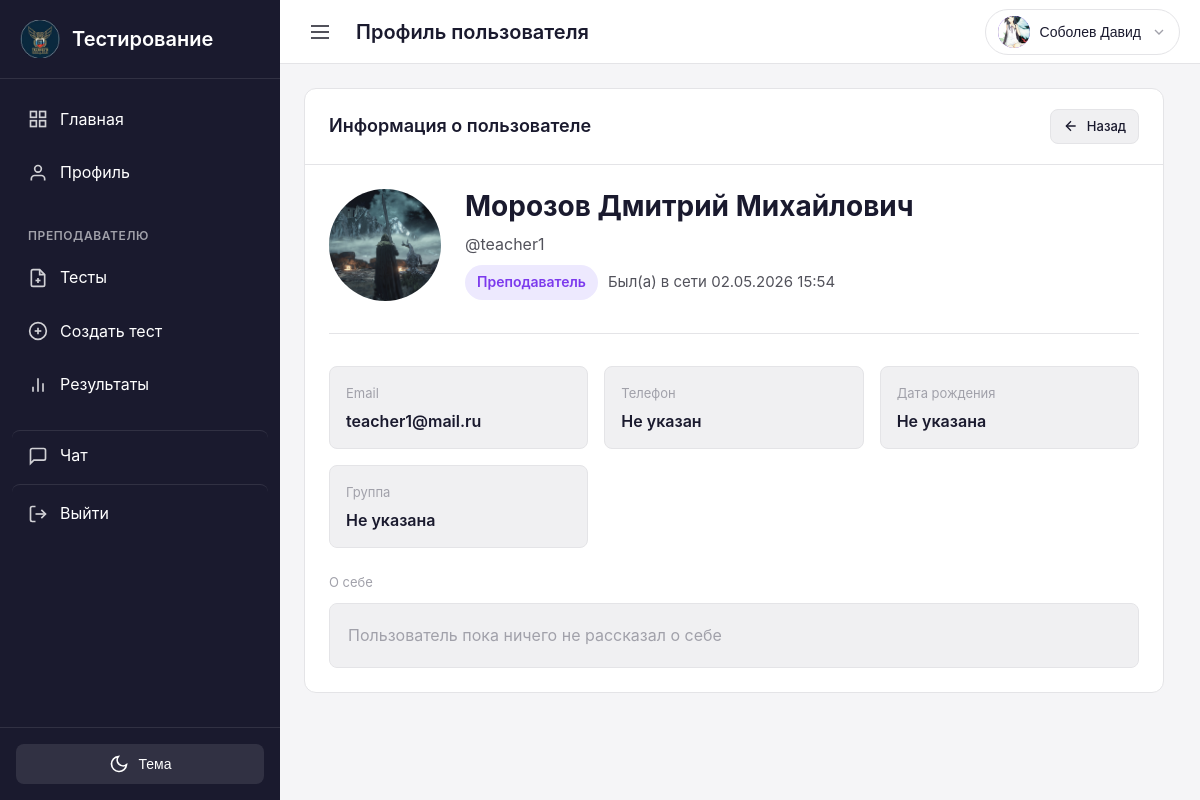
Before: /profile/5/ (signed in) with the older database file.
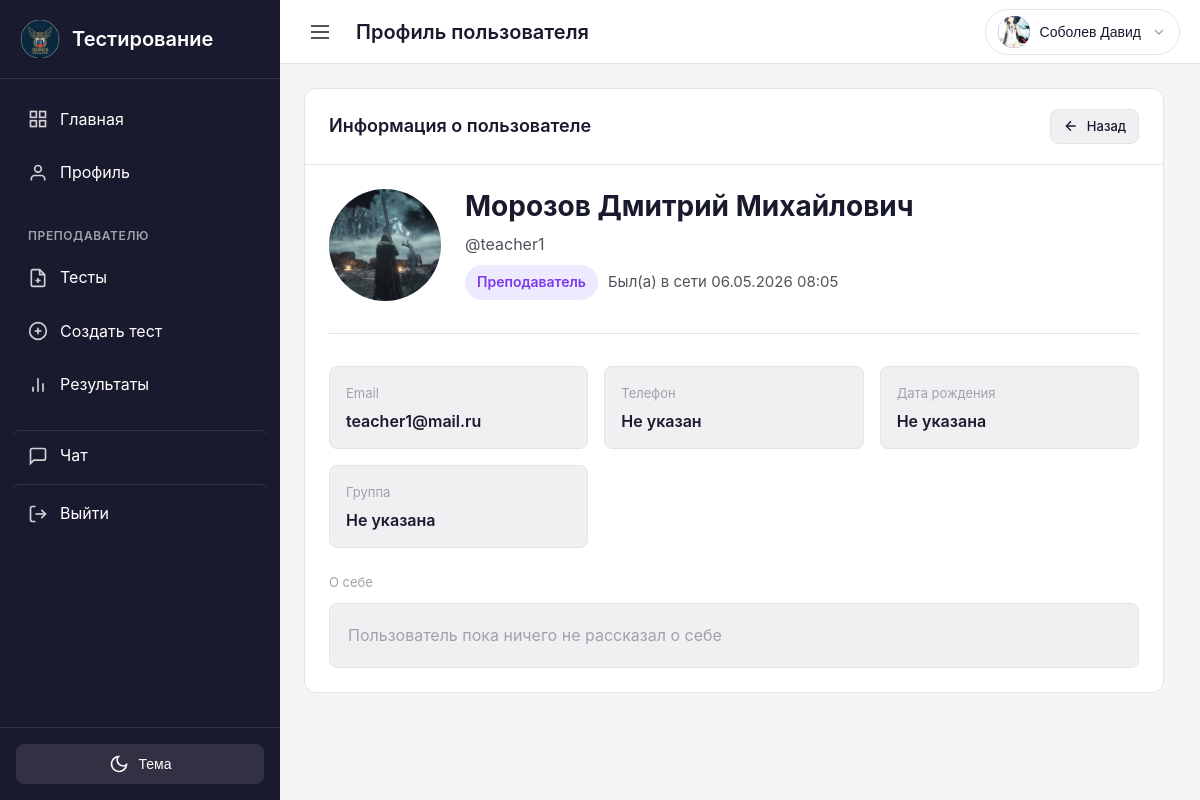
After: the same page with the newer database file.
### users/models.py (models this page shows, shortened)
class Profile(models.Model):
    user = models.OneToOneField(
        User,
        on_delete=models.CASCADE,
        related_name='profile',
        verbose_name='Пользователь',
    )
    avatar = models.ImageField(
        upload_to='avatars/',
        null=True,
        blank=True,
        verbose_name='Аватар',
    )
    bio = models.TextField(
        blank=True,
        verbose_name='О себе',
    )
    group = models.ForeignKey(
        'groups.Group',
        on_delete=models.SET_NULL,
        null=True,
        blank=True,
        related_name='students',
        verbose_name='Группа',
        help_text='Группа, к которой принадлежит студент',
    )
    real_group = models.CharField(
        max_length=50,
        blank=True,
        verbose_name='Реальная группа',
        help_text='Для студентов после 11 класса (например, 11ИС-1/26)',
    )
    created_at = models.DateTimeField(
        auto_now_add=True,
        verbose_name='Дата создания',
    )
    updated_at = models.DateTimeField(
        auto_now=True,
        verbose_name='Дата обновления',
    )
    last_seen_at = models.DateTimeField(
        null=True,
        blank=True,
        verbose_name='Последний заход в сеть',
    )
    class Meta:
        verbose_name = 'Профиль'
        verbose_name_plural = 'Профили'
    def get_display_group(self):
        if self.real_group:
            return f"{self.group.name} ({self.real_group})" if self.group else self.real_group
        return self.group.name if self.group else None

### users/views.py (the view)
# urls.py: path('profile/<int:user_id>/', views.user_profile_detail, name='user_profile_detail'),
@login_required
def user_profile_detail(request, user_id):
    from chat.presence import get_last_seen_at, is_user_online
    viewed_user = get_object_or_404(
        User.objects.select_related('profile', 'profile__group'),
        id=user_id,
    )
    if viewed_user == request.user:
        return redirect('profile')
    if viewed_user.is_admin and not request.user.is_admin:
        messages.error(request, 'Этот профиль недоступен для просмотра')
        return redirect('dashboard')
    viewed_profile = getattr(viewed_user, 'profile', None)
    back_url = request.GET.get('next') or request.META.get('HTTP_REFERER') or reverse('chat:contacts')
    context = {
        'viewed_user': viewed_user,
        'viewed_profile': viewed_profile,
        'back_url': back_url,
        'viewed_user_is_online': is_user_online(viewed_user.id),
        'viewed_user_last_seen_at': get_last_seen_at(viewed_user),
    }
    return render(request, 'users/profile_detail.html', context)

### chat/context_processors.py (called while the page is built)
def unread_messages_count(request):
    if request.user.is_authenticated:
        count = Message.objects.filter(receiver=request.user, is_read=False).count()
        return {'total_unread_messages': count}
    return {'total_unread_messages': 0}

### chat/presence.py (called while the page is built)
def get_active_presence_key(user_id):
    return f'chat_presence_active_connections_{user_id}'

def get_active_online_connections(user_id):
    return int(cache.get(get_active_presence_key(user_id), 0) or 0)

def is_user_online(user_id):
    return get_active_online_connections(user_id) > 0

def get_last_seen_at(user):
    try:
        profile = user.profile
    except Profile.DoesNotExist:
        return None
    return profile.last_seen_at

### users/models.py (called while the page is built)
    @property
    def is_admin(self):
        return self.role == UserRole.ADMIN

    @property
    def is_teacher(self):
        return self.role == UserRole.TEACHER

    @property
    def is_student(self):
        return self.role == UserRole.STUDENT

### templates/users/profile_detail.html (shortened to what this page needs)
{% extends 'base.html' %}
{% block topbar_title %}Профиль пользователя{% endblock %}
{% block content %}
<div class="profile-container">
    <div class="card">
        <div class="card-header">
            <h2 class="card-title">Информация о пользователе</h2>
            <a href="{{ back_url }}" class="btn btn-secondary btn-sm">
                <svg width="16" height="16" viewBox="0 0 24 24" fill="none" stroke="currentColor" stroke-width="2">
                    <line x1="19" y1="12" x2="5" y2="12"></line>
                    <polyline points="12 19 5 12 12 5"></polyline>
                </svg>
                Назад
            </a>
        </div>
        <div class="card-body">
            <div class="profile-avatar-section">
                <div class="profile-avatar">
                    {% if viewed_profile and viewed_profile.avatar %}
                        <img src="{{ viewed_profile.avatar.url }}" alt="Аватар">
                    {% else %}
                        <span class="avatar-placeholder">
                            {{ viewed_user.first_name|first }}{{ viewed_user.last_name|first }}
                        </span>
                    {% endif %}
                </div>
                <div class="profile-avatar-info">
                    <h3 class="profile-full-name">
                        {{ viewed_user.last_name|default:"" }} {{ viewed_user.first_name|default:"" }} {{ viewed_user.patronymic|default:"" }}
                    </h3>
                    <p class="profile-username">@{{ viewed_user.username }}</p>
                    <div class="profile-meta-row">
                        <span class="profile-role">{{ viewed_user.get_role_display }}</span>
                        <span class="profile-presence {% if viewed_user_is_online %}is-online{% endif %}">
                            {% if viewed_user_is_online %}
                                В сети
                            {% elif viewed_user_last_seen_at %}
                                Был(а) в сети {{ viewed_user_last_seen_at|date:"d.m.Y H:i" }}
                            {% else %}
                                Не в сети
                            {% endif %}
                        </span>
                    </div>
                </div>
            </div>
            <div class="profile-info-grid">
                <div class="profile-info-card">
                    <span class="profile-info-label">Email</span>
                    <span class="profile-info-value">{{ viewed_user.email|default:"Не указан" }}</span>
                </div>
                <div class="profile-info-card">
                    <span class="profile-info-label">Телефон</span>
                    <span class="profile-info-value">{{ viewed_user.phone|default:"Не указан" }}</span>
                </div>
                <div class="profile-info-card">
                    <span class="profile-info-label">Дата рождения</span>
                    <span class="profile-info-value">
                        {% if viewed_user.birth_date %}
                            {{ viewed_user.birth_date|date:"d.m.Y" }}
                        {% else %}
                            Не указана
                        {% endif %}
                    </span>
                </div>
                {% if viewed_profile %}
                <div class="profile-info-card">
                    <span class="profile-info-label">Группа</span>
                    <span class="profile-info-value">{{ viewed_profile.get_display_group|default:"Не указана" }}</span>
                </div>
                {% endif %}
            </div>
            <div class="profile-bio-section">
                <span class="profile-info-label">О себе</span>
                <div class="profile-bio-card">
                    {% if viewed_profile and viewed_profile.bio %}
                        {{ viewed_profile.bio|linebreaksbr }}
                    {% else %}
                        <span class="profile-empty">Пользователь пока ничего не рассказал о себе</span>
                    {% endif %}
                </div>
            </div>
        </div>
    </div>
</div>
{% endblock %}

Changed rows visible on the page:
changed Profile "Не указана": last_seen_at "02.05.2026 15:54" → "06.05.2026 08:05"
